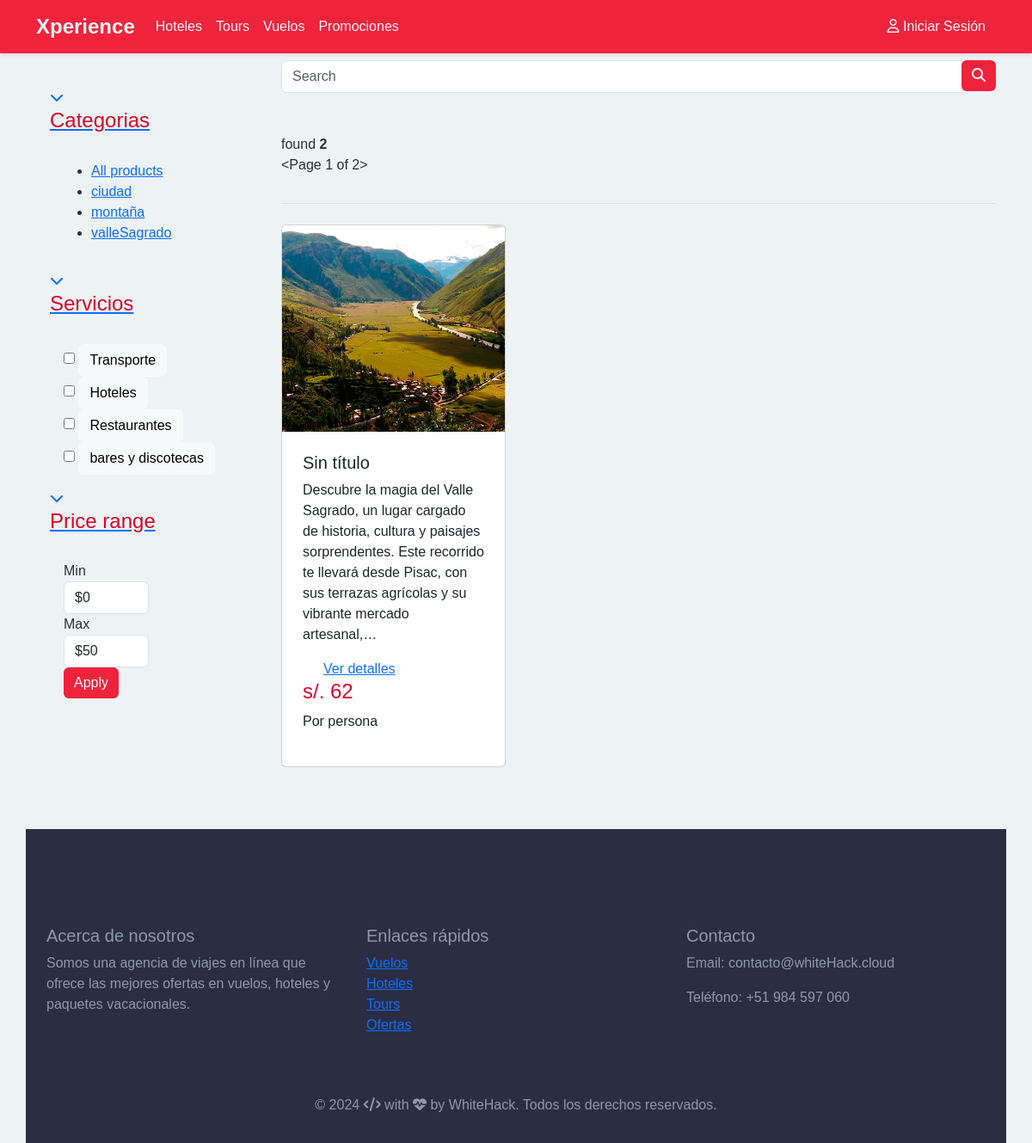
/store/category/vallesagrado/, run on the app's committed database.
### category/models.py (models this page shows, shortened)
class Category(models.Model):
    category_name = models.CharField(max_length=50, unique=True)
    slug = models.CharField(max_length=100, unique=True)
    description = models.TextField(blank=True)
    class Meta:
        verbose_name = 'category'
        verbose_name_plural = 'categories'

### store/models.py (models this page shows, shortened)
class Product(models.Model):
    product_name = models.CharField(max_length=200, unique=True)
    slug = models.SlugField(max_length=200, unique=True)
    title = models.CharField(max_length=100, default="Sin título")
    description = models.TextField(max_length=1000, blank=True)
    price = models.IntegerField()
    images = models.ImageField(upload_to='fotos/productos')
    stock = models.IntegerField()
    is_available = models.BooleanField(default=True)
    category = models.ForeignKey(Category, on_delete=models.CASCADE)
    created_date = models.DateField(auto_created=True)
    modified_date = models.DateField(auto_created=True)
    @property
    def price_public(self):
        return int(self.price * 1.25) if self.price is not None else 0
    def get_url(self):
        return reverse('product_detail', args=[self.category.slug, self.slug])

### store/views.py (the view)
# urls.py: path('', views.store, name='store'),
def store(request, category_slug=None):
    categories = None
    products = None
    if category_slug != None:
        categories = get_object_or_404(Category, slug= category_slug)
        products = Product.objects.filter(category=categories, is_available= True)
        paginator = Paginator(products, 1)
        page = request.GET.get('page')
        paged_products = paginator.get_page(page)
        product_count = products.count()
    else:
        products = Product.objects.filter(is_available= True).order_by('id')
        paginator = Paginator(products, 3)
        page = request.GET.get('page')
        paged_products = paginator.get_page(page)
        product_count = products.count()
    context = {
        'products': paged_products,
        'product_count': product_count
    }
    return render(request, 'store/store.html', context)

### category/context_procesor.py (called while the page is built)
def menu_links(request):
    links = Category.objects.all()
    return dict(links=links)

### templates/store/store.html (shortened to what this page needs)
{% extends 'base.html' %}
{% load static %}
{% block content %}
<main>
<section class="section-content padding-y">
    <div class="container">
    <div class="row">
<aside class="col-md-3">
    <div class="card-body">
        <article class="filter-group">
            <header class="card-header">
                <a href="#" data-toggle="collapse" data-target="#collapse_1" aria-expanded="true" class="">
                    <i class="icon-control fa fa-chevron-down"></i>
                    <h6 class="title">Categorias</h6>
                </a>
            </header>
            <div class="filter-content collapse show" id="collapse_1" style="">
                <div class="card-body">
                    <ul class="list-menu">
                    <li><a href="{% url 'store'%}">  All products  </a></li>
                    {% for category in links %}
                    <li><a href="{{category.get_url}}"> {{category.category_name}}  </a></li>
                    {% endfor %}
                    </ul>
                </div>
            </div>
        </article>
        <article class="filter-group">
            <header class="card-header">
                <a href="#" data-toggle="collapse" data-target="#collapse_4" aria-expanded="true" class="">
                    <i class="icon-control fa fa-chevron-down"></i>
                    <h6 class="title">Servicios </h6>
                </a>
            </header>
            <div class="filter-content collapse show" id="collapse_4" style="">
                <div class="card-body">
                  <label class="checkbox-btn">
                    <input type="checkbox">
                    <span class="btn btn-light"> Transporte </span>
                  </label>
                  <label class="checkbox-btn">
                    <input type="checkbox">
                    <span class="btn btn-light"> Hoteles </span>
                  </label>
                  <label class="checkbox-btn">
                    <input type="checkbox">
                    <span class="btn btn-light"> Restaurantes </span>
                  </label>
                  <label class="checkbox-btn">
                    <input type="checkbox">
                    <span class="btn btn-light"> bares y discotecas </span>
                  </label>
            </div>
            </div>
        </article>
        <article class="filter-group">
            <header class="card-header">
                <a href="#" data-toggle="collapse" data-target="#collapse_3" aria-expanded="true" class="">
                    <i class="icon-control fa fa-chevron-down"></i>
                    <h6 class="title">Price range </h6>
                </a>
            </header>
            <div class="filter-content collapse show" id="collapse_3" style="">
                <div class="card-body">
                    <div class="form-row">
                    <div class="form-group col-md-6">
                      <label>Min</label>
                          <select class="mr-2 form-control">
                            <option value="0">$0</option>
                        </select>
                    </div>
                    <div class="form-group text-right col-md-6">
                      <label>Max</label>
                          <select class="mr-2 form-control">
                            <option value="50">$50</option>
                        </select>
                    </div>
                    </div>
                    <button class="btn btn-block btn-primary">Apply</button>
                </div>
            </div>
        </article>
    </div>
</aside>
<main class="col-md-9">
    <form action="{% url 'search' %}" class="search" method= 'GET'>
        <div class="input-group w-100">
            <input type="text" class="form-control" style="width:60%;" placeholder="Search" name='keyword'>
            <div class="input-group-append">
              <button class="btn btn-primary" type="submit">
                <i class="fa fa-search"></i>
              </button>
            </div>
        </div>
    </form>
    <header class="border-bottom mb-4 pb-3 mt-5">
            <div class="form-inline">
                <span class="mr-md-auto">found <b> {{product_count}} </b></span>
                <p> {{products}} </p>
            </div>
    </header>
        <div class="row">
            {% if products %}
            {% for product in products %}
            <div class="col-md-4 mb-4">
                <div class="card bg-white shadow-md rounded-lg overflow-hidden max-w-xs">
                    <img src="{{ product.images.url }}" class="card-img-top" alt="Oferta 1">
                    <div class="p-4">
                        <h5 class="text-lg font-semibold">{{ product.title }}</h5>
                        <p class="text-gray-600">{{ product.description|truncatechars:200 }}</p>
                        <a href="{{ product.get_url }}" class="mt-4 inline-block  bg-blue-500 hover:bg-blue-600 px-4 py-2 rounded">
                            Ver detalles
                        </a>
                        <div class="precios border-2">
                            <h6 id="precio">s/. {{ product.price_public }}</h6>
                            <p>Por persona</p>
                        </div>
                    </div>
                </div>
            </div>
        {% endfor %}
        {% else %}
            <div>
                <h2>No hay productos que coincidan con su búsqueda</h2>
            </div>
        {% endif %}
        </div>
</main>
{% endblock %}

### xperience/static/css/style_edg_7.css (style rules this page uses)
:root { --rojo1 : #ef233c; --rojo2: #d90429; --blanco: #edf2f4; --gris: #8d99ae; --oscuro: #2b2d42; }
body { font-family: 'Arial', sans-serif; color: var(--oscuro); background-color: var(--blanco); }
.btn-primary { background-color: var(--rojo1); color: var(--blanco); border: none; }
.card-img-top { object-fit: cover; height: 240px; width: 100%; }
.card-body { padding: 1rem; margin-top: 1rem; flex-grow: 1; }
h6 { color: var(--rojo2) !important; font-size: 1.5rem; font-weight: 500; }

### data on the page
Category: category_name "ciudad"
Category: category_name "montaña"
Category: category_name "valleSagrado"
Product: images (picture), title "Sin título", description "Descubre la magia del Valle Sagrado, un lugar cargado de historia, cultura y paisajes sorprendentes. Este recorrido te llevará desde Pisac, con sus terrazas agrícolas y su vibrante mercado artesanal,…", price_public "62"

### other printed values
{{ product_count }} "2"
{{ products }} "<Page 1 of 2>"
